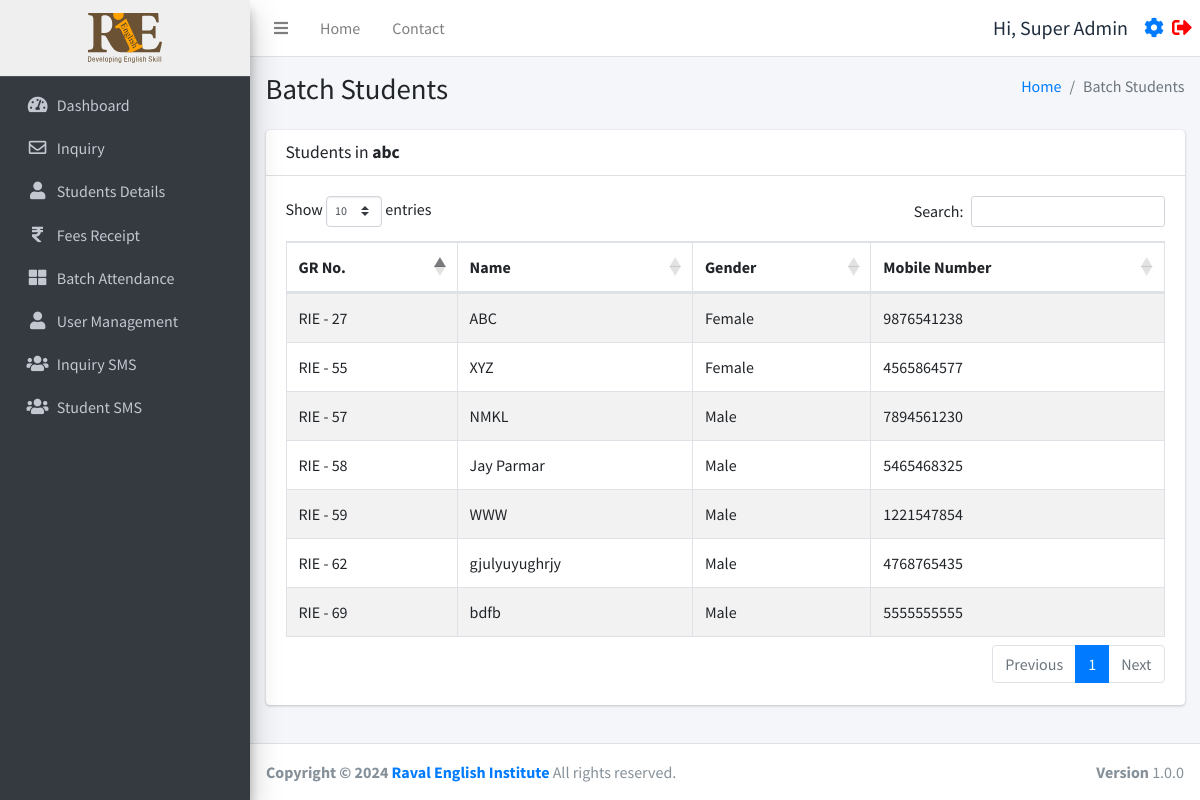
The app's page /batch_students.php?id=5 (signed in) with its own data.
### tables this page shows
CREATE TABLE `users` (
  `id` int(11) NOT NULL,
  `username` varchar(255) NOT NULL,
  `fullname` varchar(255) NOT NULL,
  `email` varchar(255) NOT NULL,
  `mobile` varchar(15) NOT NULL,
  `password` varchar(255) NOT NULL,
  `status` int(11) NOT NULL,
  `created_at` timestamp NOT NULL DEFAULT current_timestamp()
);

CREATE TABLE `batch_table` (
  `id` int(11) NOT NULL,
  `name` varchar(255) NOT NULL,
  `timestamp` timestamp NOT NULL DEFAULT current_timestamp() ON UPDATE current_timestamp(),
  `FacultyName` varchar(255) NOT NULL
);

CREATE TABLE `studentinfo` (
  `id` int(11) NOT NULL,
  `name` varchar(255) DEFAULT NULL,
  `batch` int(11) DEFAULT NULL,
  `batch_name` varchar(255) DEFAULT NULL,
  `father_name` varchar(255) DEFAULT NULL,
  `mother_name` varchar(255) DEFAULT NULL,
  `dob` date DEFAULT NULL,
  `gender` varchar(50) DEFAULT NULL,
  `mobile_number` varchar(15) DEFAULT NULL,
  `fee_status` int(10) DEFAULT 0,
  `profession` varchar(100) DEFAULT NULL,
  `address` varchar(255) DEFAULT NULL,
  `admission_time` date DEFAULT NULL,
  `due_date` date DEFAULT NULL,
  `created_at` datetime NOT NULL DEFAULT current_timestamp(),
  `pending_fees` int(10) DEFAULT 0,
  `discount` int(10) NOT NULL,
  `total_fees` int(11) NOT NULL,
  `paid_fees` int(11) NOT NULL,
  `father_number` varchar(50) NOT NULL,
  `home_number` varchar(50) NOT NULL,
  `reference` varchar(200) DEFAULT NULL,
  `father_profession` varchar(200) DEFAULT NULL,
  `workplace_address` varchar(255) DEFAULT NULL,
  `aadharcard_number` varchar(20) DEFAULT NULL,
  `joining_purpose` varchar(255) DEFAULT NULL,
  `extratime_daily` varchar(255) DEFAULT NULL,
  `gmail_id` varchar(255) DEFAULT NULL
);

### function.php (called while the page is built, shortened)
<?php
require_once('db.php');
function selectFromTable($tableName, $columns, $whereConditions) {
    global $db;
    try {
        $sql = "SELECT " . implode(', ', $columns) . " FROM $tableName";
        if (!empty($whereConditions)) {
            $sql .= " WHERE " . implode(' AND ', array_map(function ($col) {
                return "$col = :$col";
            }, array_keys($whereConditions)));
        }
        $stmt = $db->prepare($sql);
        foreach ($whereConditions as $col => $value) {
            $stmt->bindValue(":$col", $value);
        }
        $stmt->execute();
        return $stmt->fetchAll(PDO::FETCH_ASSOC);
    } catch (PDOException $e) {
        return false;
    }
}
?>

### batch_students.php (the view, shortened to what this page needs)
<!DOCTYPE html>
<html lang="en">
<head>
</head>
<body>
    <div class="wrapper">
        <?php include ('./header.php'); ?>
        <?php require_once 'function.php'; ?>
        <div class="content-wrapper">
            <div class="content-header">
                <div class="container-fluid">
                    <div class="row mb-2">
                        <div class="col-sm-6">
                            <h1>Batch Students</h1>
                        </div>
                        <div class="col-sm-6">
                            <ol class="breadcrumb float-sm-right">
                                <li class="breadcrumb-item"><a href="./dashboard.php">Home</a></li>
                                <li class="breadcrumb-item active">Batch Students</li>
                            </ol>
                        </div>
                    </div>
                </div>
            </div>
            <section class="content">
                <div class="container-fluid">
                    <div class="row">
                        <div class="col-12">
                            <div class="card">
                                <div class="card-header">
                                    <?php
                                    $batchId = isset($_GET['id']) ? intval($_GET['id']) : 0;
                                    $batchName = selectFromTable('batch_table', ['name'], ['id' => $batchId])[0]['name'] ?? 'Unknown Batch';
                                    ?>
                                    <h3 class="card-title">Students in
                                        <b><?php echo htmlspecialchars($batchName); ?></b>
                                    </h3>
                                </div>
                                <div class="card-body">
                                    <table id="example1" class="table table-bordered table-striped">
                                        <thead>
                                            <tr>
                                                <th>GR No.</th>
                                                <th>Name</th>
                                                <th>Gender</th>
                                                <th>Mobile Number</th>
                                            </tr>
                                        </thead>
                                        <tbody>
                                            <?php
                                            $batchId = isset($_GET['id']) ? intval($_GET['id']) : 0;
                                            $students = selectFromTable('studentinfo', ['id', 'name', 'gender', 'mobile_number'], ['batch' => $batchId]);
                                            foreach ($students as $student) {
                                                echo "<tr>";
                                                echo "<td>RIE - " . htmlspecialchars($student['id']) . "</td>";
                                                echo "<td>" . htmlspecialchars($student['name']) . "</td>";
                                                echo "<td>" . htmlspecialchars($student['gender']) . "</td>";
                                                echo "<td>" . htmlspecialchars($student['mobile_number']) . "</td>";
                                                echo "</tr>";
                                            }
                                            ?>
                                        </tbody>
                                    </table>
                                </div>
                            </div>
                        </div>
                    </div>
                </div>
            </section>
        </div>
        <?php include ('./footer.php'); ?>

### header.php (shortened to what this page needs)
<?php
require_once 'db.php';
require_once ('function.php');
$user = selectFromTable('users', ['*'], ['id' => $_SESSION['user_id']]);
$user = $user[0];
$isFaculty = isset($_SESSION['user_status']) && $_SESSION['user_status'] === 'faculty';
$isAdmin = isset($_SESSION['user_status']) && $_SESSION['user_status'] === 'admin';
?>
<!DOCTYPE html>
<html lang="en">
<head>
  <link rel="stylesheet" href="./plugins/fontawesome-free/css/all.min.css">
  <link rel="stylesheet" href="https://code.ionicframework.com/ionicons/2.0.1/css/ionicons.min.css">
  <link rel="stylesheet" href="./plugins/icheck-bootstrap/icheck-bootstrap.min.css">
  <link rel="stylesheet" href="https://cdn.datatables.net/1.10.19/css/dataTables.bootstrap4.min.css">
  <link rel="stylesheet" href="./asset/css/adminlte.min.css">
  <link rel="stylesheet" href="./asset/css/style.css">
</head>
<body class="hold-transition sidebar-mini layout-fixed">
  <div class="wrapper">
    <nav class="main-header navbar navbar-expand navbar-white navbar-light sticky-top">
      <ul class="navbar-nav">
        <li class="nav-item">
          <a class="nav-link" data-widget="pushmenu" href="#" role="button"><i class="fas fa-bars"></i></a>
        </li>
        <li class="nav-item d-none d-sm-inline-block">
          <?php if ($_SESSION['user_status'] === 'faculty'): ?>
            <a href="./batch.php" class="nav-link">Batch</a>
          <?php else: ?>
            <a href="./dashboard.php" class="nav-link">Home</a>
          <?php endif; ?>
        </li>
        <li class="nav-item d-none d-sm-inline-block">
          <a href="#" class="nav-link">Contact</a>
        </li>
      </ul>
      <ul class="navbar-nav ml-auto">
        <li class="nav-item d-flex align-items-center">
          <span class="mr-3" style="font-size:20px;">Hi, <?php echo $user['fullname']; ?></span>
          <a href="./profile.php" style="font-size:20px;" class="d-block mr-2"><i class="fas fa-cog"></i></a>
          <a href="./logout.php" style="font-size:20px;"><i class="fas fa-sign-out-alt" style="color:red"></i></a>
        </li>
      </ul>
    </nav>
    <aside class="main-sidebar sidebar-dark-primary elevation-4">
      <?php if ($_SESSION['user_status'] === 'faculty'): ?>
        <a href="./batch.php" class="brand-link" style="text-align:center;background:#efefef;">
        <?php else: ?>
          <a href="./dashboard.php" class="brand-link" style="text-align:center;background:#efefef;">
          <?php endif; ?>
          <img src="./asset/img/logo.svg" alt="RIE logo Logo" style="height:50px;">
        </a>
        <div class="sidebar">
          <nav class="mt-2">
            <ul class="nav nav-pills nav-sidebar flex-column" data-widget="treeview" role="menu" data-accordion="false">
              <?php if (!$isFaculty): ?>
                <li class="nav-item">
                  <a href="./dashboard.php" class="nav-link
            <?php if (strpos($_SERVER['REQUEST_URI'], 'dashboard.php') !== false) {
              echo "active";
            } ?>">
                    <i class="nav-icon fas fa-tachometer-alt"></i>
                    <p>
                      Dashboard
                    </p>
                  </a>
                </li>
                <li class="nav-item">
                  <a href="./inquiry.php" class="nav-link
            <?php if (strpos($_SERVER['REQUEST_URI'], 'inquiry.php') !== false) {
              echo "active";
            } ?>">
                    <i class="nav-icon far fa-envelope"></i>
                    <p>
                      Inquiry
                    </p>
                  </a>
                <li class="nav-item">
                  <a href="./studentsdetails.php" class="nav-link
            <?php if (strpos($_SERVER['REQUEST_URI'], 'studentsdetails.php') !== false) {
              echo "active";
            } ?>">
                    <i class="nav-icon fas fa-user"></i>
                    <p>
                      Students Details
                    </p>
                  </a>
                </li>
                <li class="nav-item">
                  <a href="./fees.php" class="nav-link
            <?php if (strpos($_SERVER['REQUEST_URI'], 'fees.php') !== false) {
              echo "active";
            } ?>">
                    <i class="nav-icon fas fa-rupee-sign"></i>
                    <p>
                      Fees Receipt
                    </p>
                  </a>
                </li>
              <?php endif; ?>
              <li class="nav-item">
                <a href="./batch.php" class="nav-link
            <?php if (strpos($_SERVER['REQUEST_URI'], 'batch.php') !== false) {
              echo "active";
            } ?>">
                  <i class="nav-icon fas fa-th-large"></i>
                  <p>
                    Batch Attendance
                  </p>
                </a>
              </li>
              <?php if (!$isFaculty && !$isAdmin): ?>
                <li class="nav-item">
                  <a href="./user_management.php" class="nav-link
            <?php if (strpos($_SERVER['REQUEST_URI'], 'user_management.php') !== false) {
              echo "active";
            } ?>">
                    <i class="nav-icon fas fa-user"></i>
                    <p>
                      User Management
                    </p>
                  </a>
                </li>
              <?php endif; ?>
              <?php if (!$isFaculty): ?>
                <li class="nav-item">
                  <a href="./inquirysms.php" class="nav-link
            <?php if (strpos($_SERVER['REQUEST_URI'], 'inquirysms.php') !== false) {
              echo "active";
            } ?>">
                    <i class="nav-icon fas fa-users"></i>
                    <p>
                      Inquiry SMS
                    </p>
                  </a>
                </li>
                <li class="nav-item">
                  <a href="./studentsms.php" class="nav-link
            <?php if (strpos($_SERVER['REQUEST_URI'], 'studentsms.php') !== false) {
              echo "active";
            } ?>">
                    <i class="nav-icon fas fa-users"></i>
                    <p>
                      Student SMS
                    </p>
                  </a>
                </li>
              <?php endif; ?>
            </ul>
          </nav>
        </div>
    </aside>

### header.php (style rules this page uses)
table thead tr { border: 2px solid #dee2e6 }
table thead { position: sticky; top: 0; background-color: white; }

### records on screen
users: fullname "Super Admin"
batch_table: name "abc"
studentinfo: id "27", name "ABC", gender "Female", mobile_number "9876541238"
studentinfo: id "55", name "XYZ", gender "Female", mobile_number "4565864577"
studentinfo: id "57", name "NMKL", gender "Male", mobile_number "7894561230"
studentinfo: id "58", name "Jay Parmar", gender "Male", mobile_number "5465468325"
studentinfo: id "59", name "WWW", gender "Male", mobile_number "1221547854"
studentinfo: id "62", name "gjulyuyughrjy", gender "Male", mobile_number "4768765435"
studentinfo: id "69", name "bdfb", gender "Male", mobile_number "5555555555"
